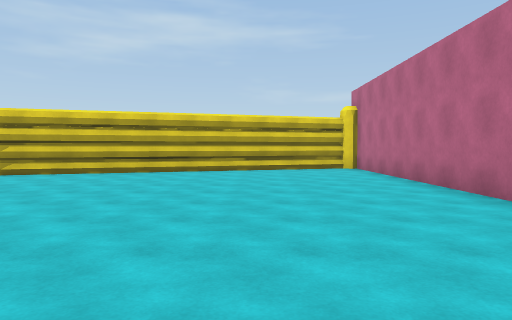
[1] (above)

24 first-person views from a walk through a Unity game level. The camera is 1.3 m above the floor, tilts 2° down and sees 70° across. The floor is counted in squares, 2 m on a side. Each view is taken from the middle of a square. On the plan, view 1 faces up. The plan holds only what a view shows up to about 11 squares ahead; the rest is blank. The place goes on beyond the plan. Some surface patterns are stand-ins.

[2]
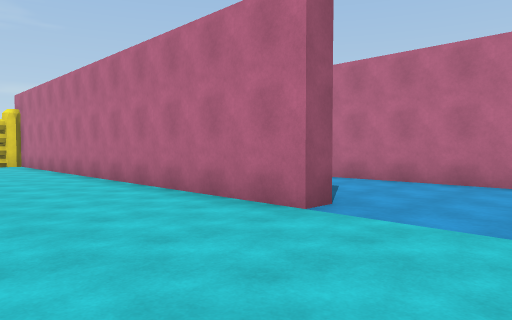

[3]
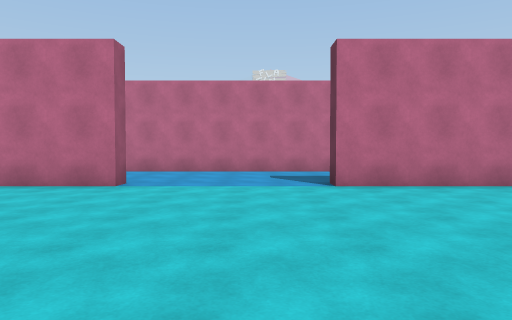

[4]
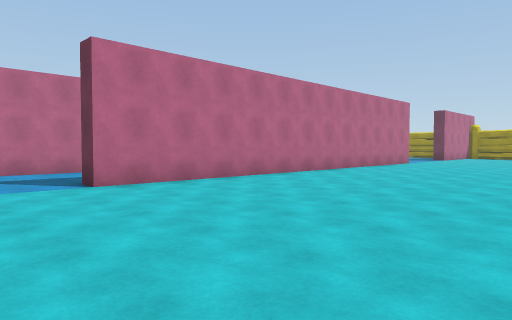

[5]
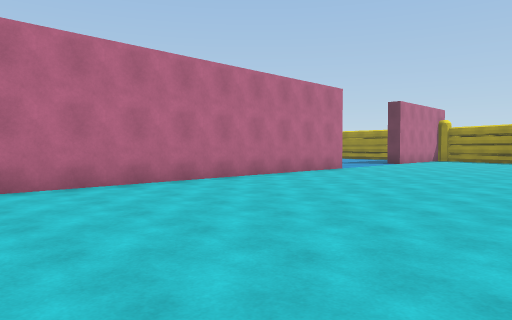

[6]
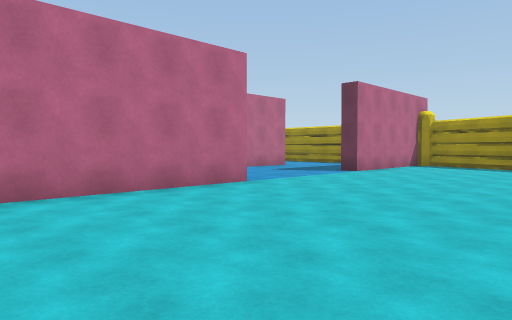

[7]
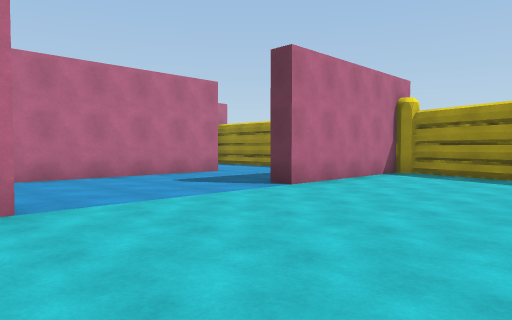

[8]
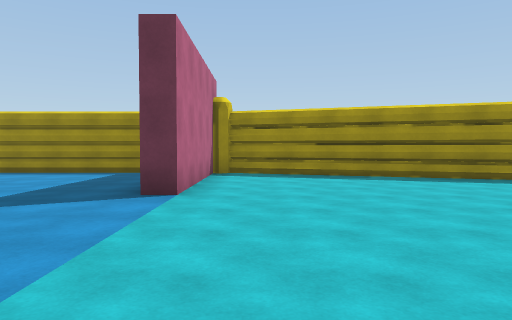

[9]
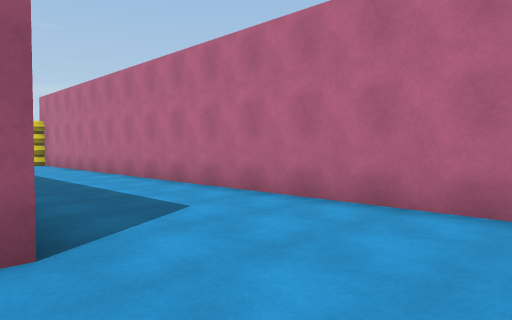

[10]
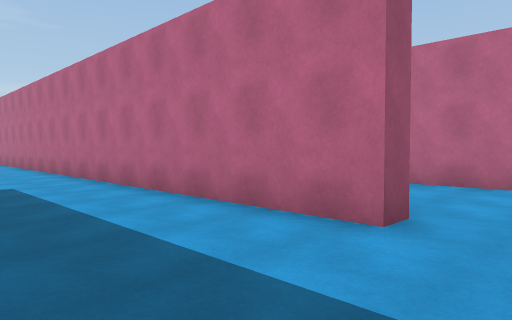

[11]
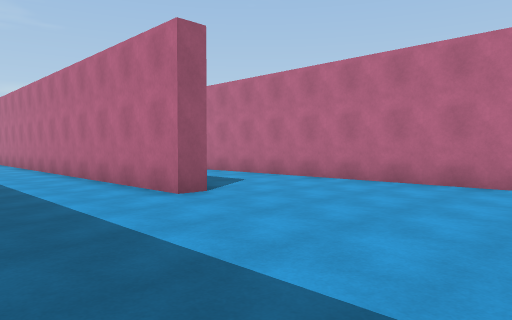

[12]
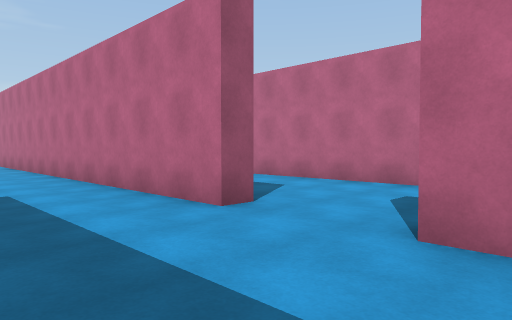

[13]
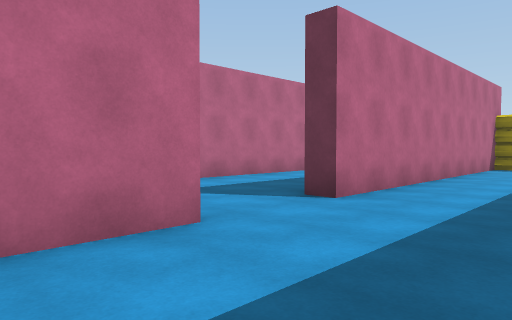

[14]
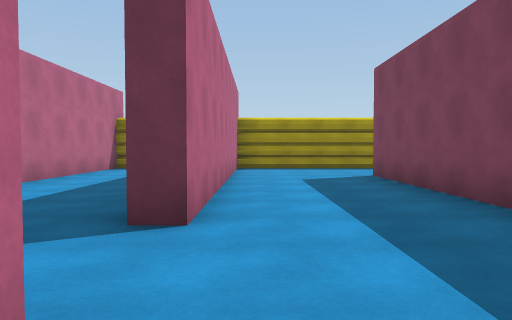

[15]
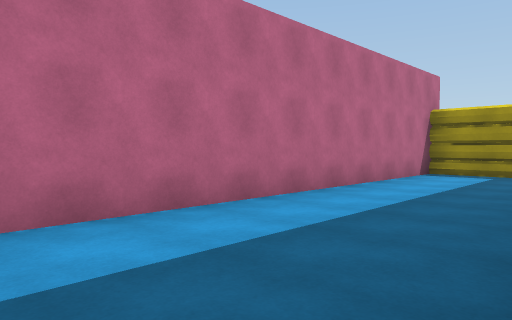

[16]
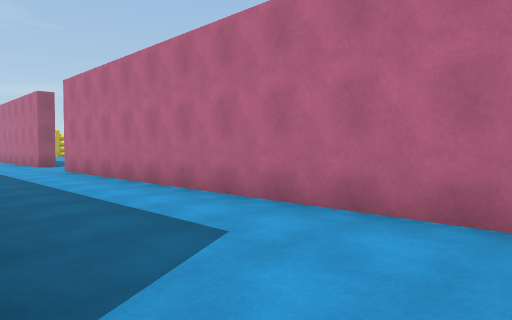

[17]
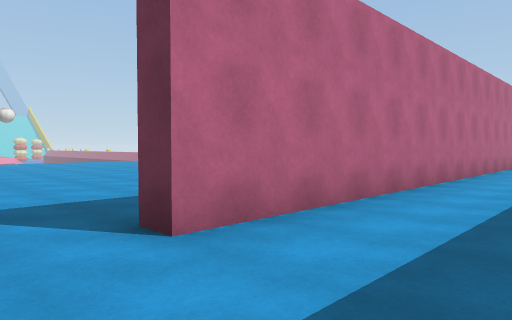

[18]
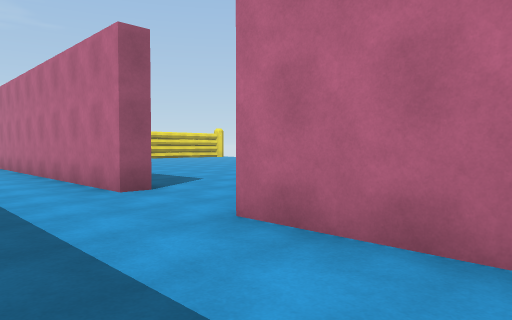

[19]
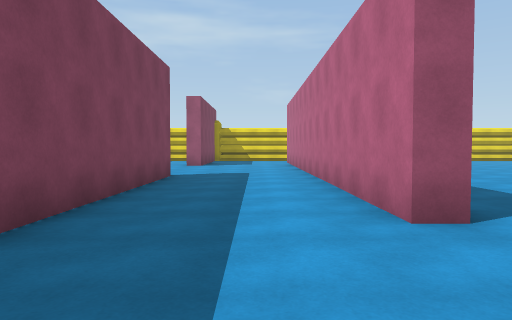

[20]
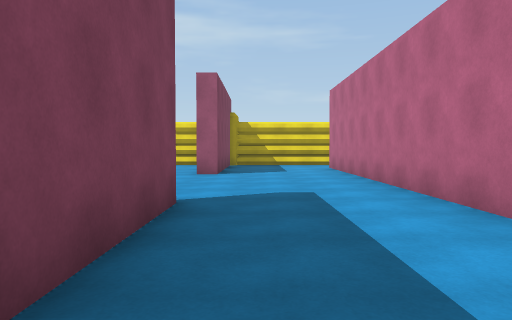

[21]
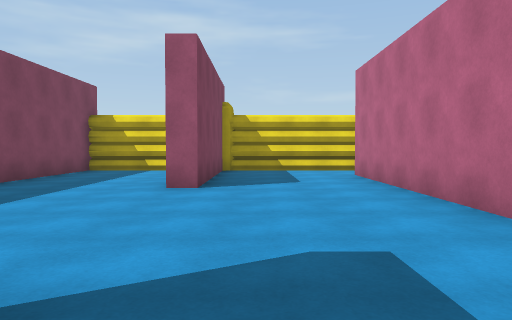

[22]
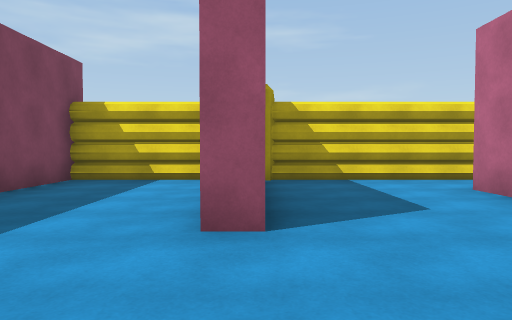

[23]
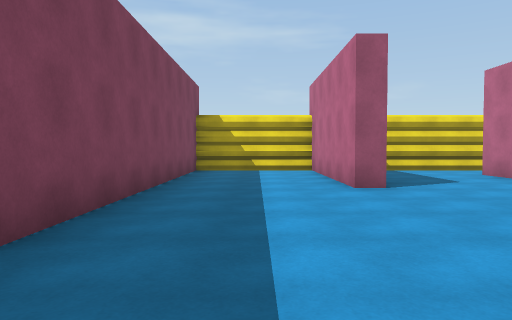

[24]
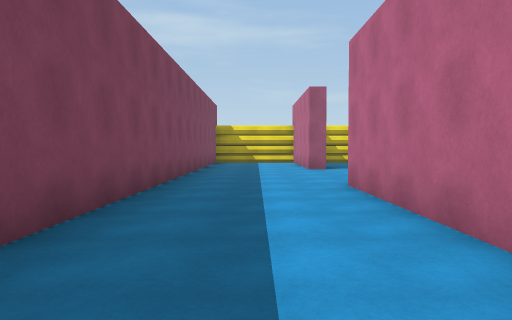

### Floor plan
Points are (right, up) in squares from view 1. A wall is a line through its corners. A room is listed if a view was taken in it or the views show most of it. See-through windows are left out.
Room 1 (views 1, 2, 3, 4, 5, 6, 7, 8, 9)
walls: (3.6, -0.7) (3.1, -0.7) (3.1, 10.5); (6.8, -8.6) (6.8, 8.8); (3.1, -16.9) (3.1, -4.3) (3.6, -4.3); (2.2, 11) (-5.9, 8.4); (-3.1, -23.3) (2.6, -25.2); (6.8, -22.4) (6.8, -17.5); (3.1, -24.5) (3.1, -21) (3.6, -21)
ways out: opening at (5, -23) to room 2; opening at (5, -16.7) to room 2; opening at (5, -9) to room 2
Room 2 (views 10, 11, 12, 13, 14, 15, 16, 17, 18, 19, 20, 21, 22, 23, 24)
walls: (14.9, -2.9) (14.3, -2.9) (14.3, 9.6); (7.4, -8.6) (6.8, -8.6); (10.6, -1.9) (10.6, 2.2); (11.1, -14.9) (10.6, -14.9) (10.6, -4.4); (11.1, 2.2) (11.1, -3.4); (7.3, -17.8) (7.3, -22.4); (12.6, -25.3) (14.3, -25.3) (14.3, -5.4) (14.9, -5.4); (10.1, -25.3) (10.6, -25.3) (10.6, -17) (11.1, -17); (11.1, 10.2) (11.1, 6.8) (10.6, 6.8) (10.6, 10.5); (15.4, 11.3) (11.5, 11.3); (4.9, -25.3) (8.5, -25.3); (10.5, 11.3) (7.3, 11.3) (7.3, -1.6)
ways out: opening at (5, -23) to room 1; opening at (5, -16.7) to room 1; opening at (5, -9) to room 1
objects: other object (3, -25); other object (11, 11)

Positions as (right, up) in squares from view 1, and headings:
1: (0, 0), facing up
2: (0, -3), facing up-right
3: (-3, -3), facing right
4: (-3, -2), facing down-right
5: (-3, -7), facing down-right
6: (-2, -12), facing down-right
7: (-1, -16), facing down-right
8: (2, -16), facing down
9: (3, -3), facing up-right
10: (4, -10), facing up-right
11: (4, -13), facing up-right
12: (8, -18), facing up-right
13: (8, -13), facing down-right
14: (10, -14), facing down
15: (11, -16), facing down-right
16: (11, -16), facing up-right
17: (12, -4), facing down-right
18: (12, -8), facing up-right
19: (13, -6), facing up
20: (12, -2), facing up
21: (12, 1), facing up
22: (11, 4), facing up
23: (9, 1), facing up
24: (9, -4), facing up
